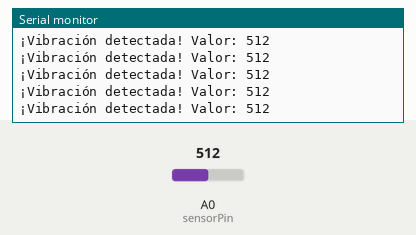
Simulated run of this sketch. Board: Arduino Uno, built with avr-gcc and run on an emulated ATmega328P. Parts: the last lines printed to the serial monitor. The inputs (shaded band) are chosen by the test bench; at power-on: A0 (sensorPin) = 512.

Above: at 1.2 s.
1.3 s: A0 (sensorPin) set to 987
At 2.4 s:
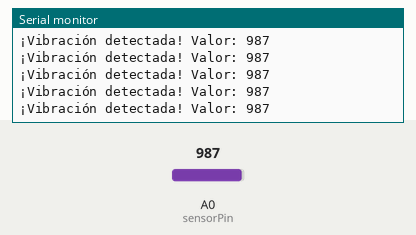
2.8 s: A0 (sensorPin) set to 1007
At 3.6 s:
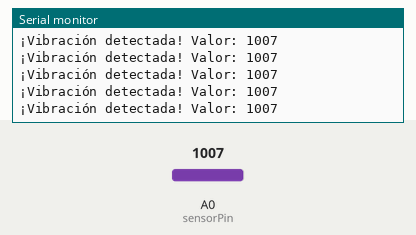
Timing chart, 0 to 5.8 s (numbered marks = the images above; inputs shaded):
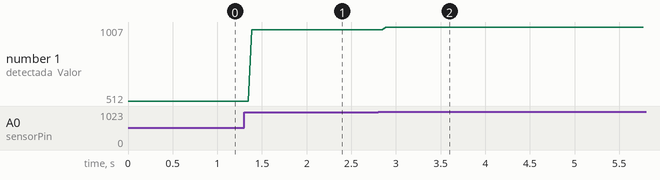

The sketch:

vibracion.ino
```cpp
const int sensorPin = A0; // Pin analógico donde está conectado el sensor

void setup() {
  Serial.begin(9600);
  pinMode(sensorPin, INPUT);
}

void loop() {
  int sensorValue = analogRead(sensorPin); // Lectura del valor analógico

  if (sensorValue > 200) {
    Serial.print("¡Vibración detectada! Valor: ");
    Serial.println(sensorValue);
  }
}
```

Measured:
- after the input at 1.3 s, the serial monitor: prints a new line after 0.09 s (image 1)
- after the input at 2.8 s, the serial monitor: prints a new line after 0.08 s (image 2)
- plotted number 1: 512 → 987 after the input at 1.3 s, 987 → 1007 after the input at 2.8 s
